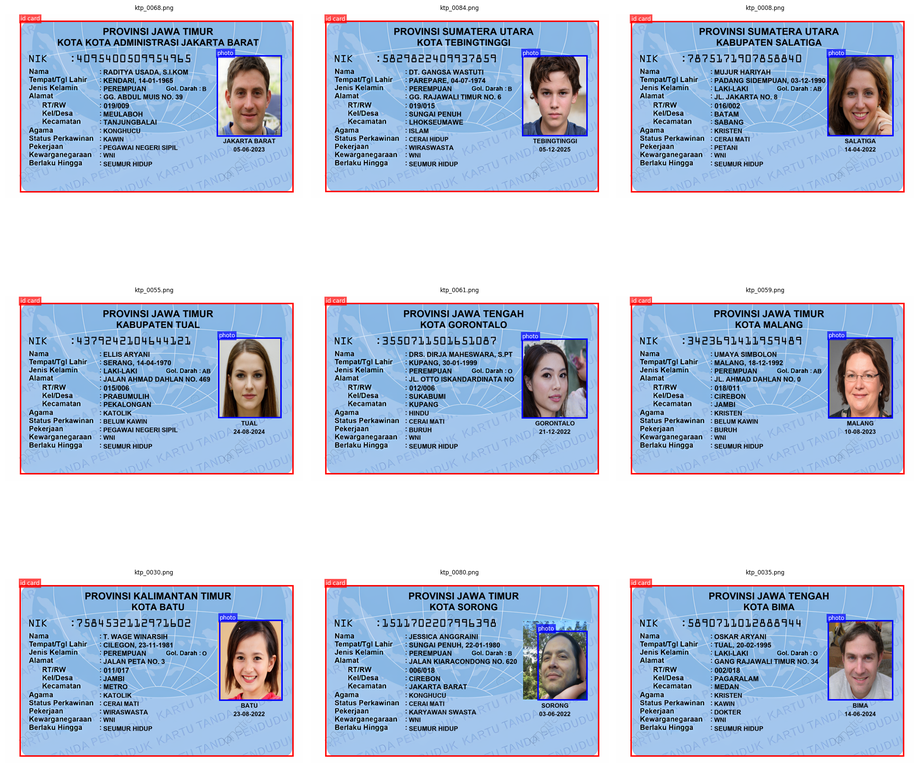
#> input picture images/sample_annotations.png, 919 x 768 px, shrunk from 2685 x 2242 before the run
$ python -i ocr_service.py   (imports and definitions only)
#> lines starting #> are read from the running program, lines starting #| are printed output that depends on the picture; after the words box and inside, x2 and y2 are one past the last pixel; in counts of white or black regions, pixels touching at a corner belong together
#> further down, picture is the input picture: shape (768, 919, 3); mean B, G, R 219.8, 199.6, 186.7
from __future__ import annotations

import logging
import re
import time
from dataclasses import dataclass, field, asdict
from typing import Optional
from enum import Enum

import cv2
import numpy as np
from paddleocr import PaddleOCR

logger = logging.getLogger()

class JenisKelamin(str, Enum):
    LAKI_LAKI = "LAKI-LAKI"
    PEREMPUAN = "PEREMPUAN"


class StatusPerkawinan(str, Enum):
    BELUM_KAWIN = "BELUM KAWIN"
    KAWIN       = "KAWIN"
    CERAI_HIDUP = "CERAI HIDUP"
    CERAI_MATI  = "CERAI MATI"


class Kewarganegaraan(str, Enum):
    WNI = "WNI"
    WNA = "WNA"


AGAMA_VALID: frozenset[str] = frozenset(
    ["ISLAM", "KRISTEN", "KATOLIK", "HINDU", "BUDDHA", "BUDHA", "KONGHUCU", "KEPERCAYAAN"]
)

OCR_DIGIT_FIX: dict[str, str] = {
    "O": "0", "o": "0",
    "I": "1", "l": "1",
    "Z": "2",
    "S": "5",
    "G": "6",
    "B": "8",
}

_RE = {
    "nik_valid":     re.compile(r"^\d{16}$"),
    "trig_nama":     re.compile(r"\bnama\b", re.IGNORECASE),
    "trig_ttl":      re.compile(r"\b(tempat|tgl|tanggal|lahir)\b", re.IGNORECASE),
    "trig_kelamin":  re.compile(r"\b(jenis\s*kelamin|kelamin)\b", re.IGNORECASE),
    "trig_darah":    re.compile(r"\bgol(ongan)?\s*(darah)?\b", re.IGNORECASE),
    "trig_alamat":   re.compile(r"^alamat\b", re.IGNORECASE),
    "trig_rtrw":     re.compile(r"\brt\s*/?\s*rw\b", re.IGNORECASE),
    "trig_kel":      re.compile(r"^(kel(urahan)?|desa)\b", re.IGNORECASE),
    "trig_kec":      re.compile(r"^kecamatan\b", re.IGNORECASE),
    "trig_agama":    re.compile(r"^agama\b", re.IGNORECASE),
    "trig_status":   re.compile(r"\bstatus\b", re.IGNORECASE),
    "trig_pek":      re.compile(r"\bpekerjaan\b", re.IGNORECASE),
    "trig_warga":    re.compile(r"\b(kewarganegaraan|warga)\b", re.IGNORECASE),
    "trig_berlaku":  re.compile(r"\bberlaku\b", re.IGNORECASE),
    "val_ttl":       re.compile(r"([A-Z][A-Z\s\-]+?),?\s*(\d{2}[-/]\d{2}[-/]\d{4})", re.IGNORECASE),
    "val_kelamin":   re.compile(r"(LAKI\s*-\s*LAKI|PEREMPUAN)", re.IGNORECASE),
    "val_gol_darah": re.compile(r"\b(AB|A|B|O)\b"),
    "val_rtrw":      re.compile(r"(\d{1,3})\s*/\s*(\d{1,3})"),
    "val_status":    re.compile(r"(BELUM\s+KAWIN|CERAI\s+HIDUP|CERAI\s+MATI|KAWIN)", re.IGNORECASE),
    "val_warga":     re.compile(r"\b(WNI|WNA)\b", re.IGNORECASE),
    "val_berlaku":   re.compile(r"(\d{2}[-/]\d{2}[-/]\d{4}|SEUMUR\s+HIDUP)", re.IGNORECASE),
    "val_date":      re.compile(r"\d{2}[-/]\d{2}[-/]\d{4}"),
    "strip_label":   re.compile(
        r"^(nama|alamat|kecamatan|pekerjaan|kewarganegaraan|agama|"
        r"kel(urahan)?(/desa)?|desa|rt\s*/?\s*rw|berlaku\s*(hingga)?)"
        r"[\s:./\-]*",
        re.IGNORECASE
    ),
}

_ALL_FIELDS: frozenset[str] = frozenset([
    "nik", "nama", "tempat_lahir", "tgl_lahir",
    "jenis_kelamin", "gol_darah", "alamat", "rt_rw",
    "kelurahan", "kecamatan", "agama", "status_perkawinan",
    "pekerjaan", "kewarganegaraan", "berlaku_hingga",
])

@dataclass
class KTPData:
    nik:               Optional[str] = None
    nama:              Optional[str] = None
    tempat_lahir:      Optional[str] = None
    tgl_lahir:         Optional[str] = None
    jenis_kelamin:     Optional[str] = None
    gol_darah:         Optional[str] = None
    alamat:            Optional[str] = None
    rt_rw:             Optional[str] = None
    kelurahan:         Optional[str] = None
    kecamatan:         Optional[str] = None
    agama:             Optional[str] = None
    status_perkawinan: Optional[str] = None
    pekerjaan:         Optional[str] = None
    kewarganegaraan:   Optional[str] = None
    berlaku_hingga:    Optional[str] = None
    confidence_avg:    float         = 0.0
    parse_warnings:    list[str]     = field(default_factory=list)

    def to_dict(self) -> dict:
        return {k: v for k, v in asdict(self).items()}

    # [4 lines left out: function completeness, not called in this run]

    def is_valid_nik(self) -> bool:
        return bool(self.nik and _RE["nik_valid"].match(self.nik))

class KTPOCRError(Exception):
    pass

class OCRPredictError(KTPOCRError):
    pass

def _fix_ocr_digit_noise(text: str) -> str:
    return "".join(OCR_DIGIT_FIX.get(c, c) for c in text)

def _strip_label(text: str) -> str:
    return _RE["strip_label"].sub("", text).strip()

# [6 lines left out: function _next_nonempty, not called in this run]

def _normalize_date(raw: str) -> str:
    return raw.replace("/", "-")

def _clean_name(raw: str) -> str:
    cleaned = re.sub(r"[^A-Za-z\s'\-]", "", raw).strip()
    return " ".join(w.capitalize() for w in cleaned.split())

# [176 lines left out: functions _parse_ktp_texts, _post_validate, not called in this run]

def _preprocess_image(image: np.ndarray) -> np.ndarray:
    if len(image.shape) == 3:
        gray = cv2.cvtColor(image, cv2.COLOR_BGR2GRAY)
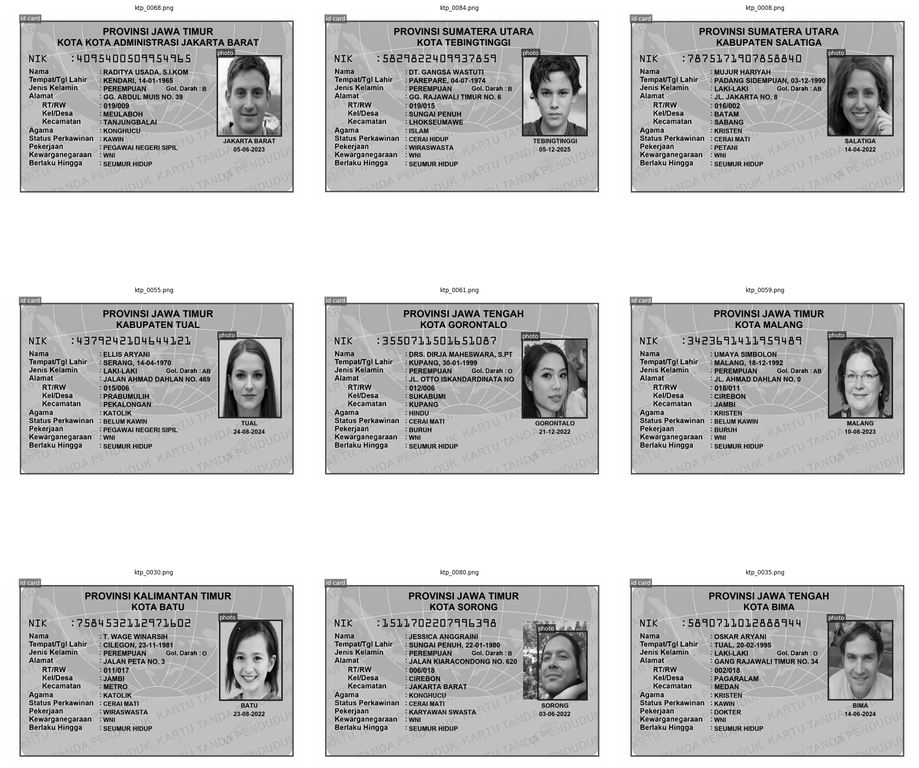
#> gray: shape (768, 919); min 0, max 255, mean 198
    else:
        gray = image.copy()

    denoised  = cv2.bilateralFilter(gray, d=9, sigmaColor=75, sigmaSpace=75)
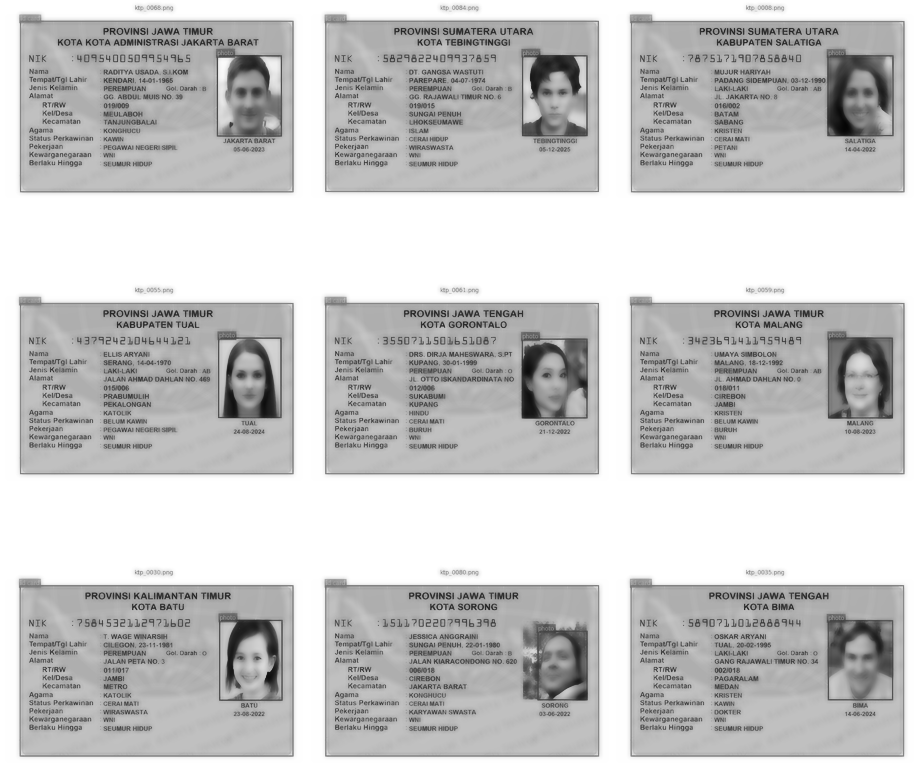
#> denoised: shape (768, 919); min 5, max 255, mean 199.2
    clahe     = cv2.createCLAHE(clipLimit=2.0, tileGridSize=(8, 8))
    equalized = clahe.apply(denoised)
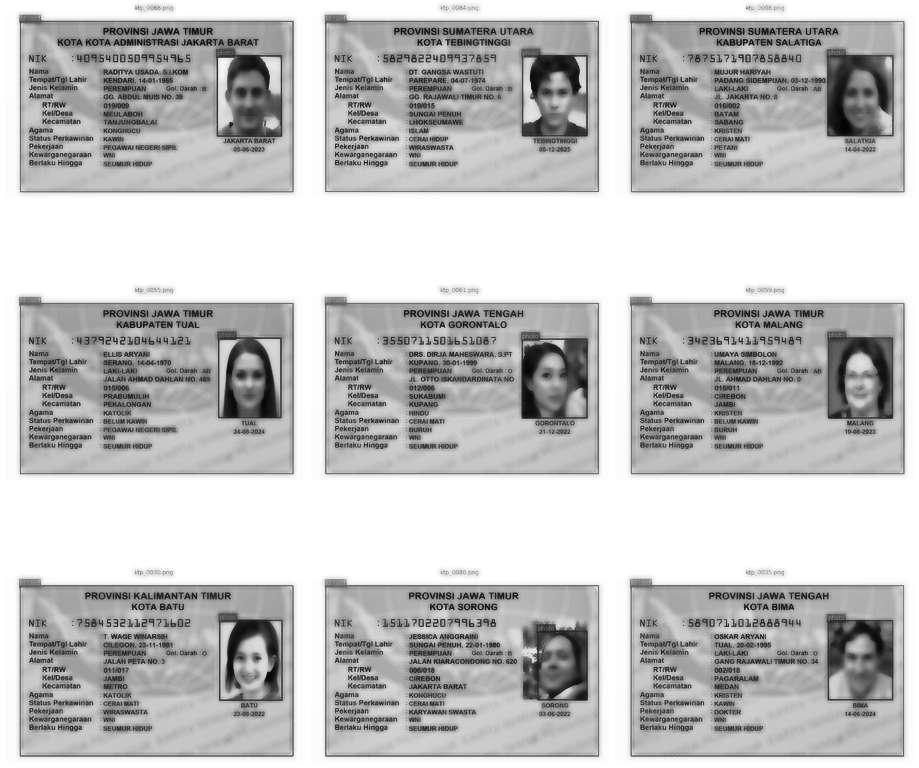
#> equalized: shape (768, 919); min 3, max 255, mean 193.7
    _, binary = cv2.threshold(equalized, 0, 255, cv2.THRESH_BINARY + cv2.THRESH_OTSU)
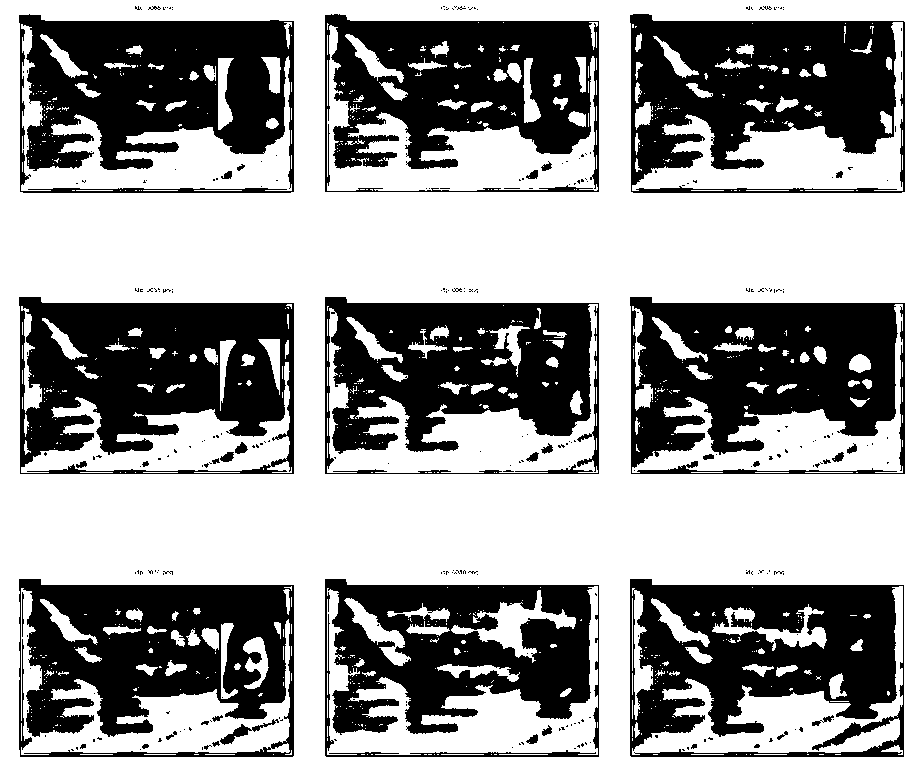
#> binary: shape (768, 919); 60.3% white; 311 black regions (270 under 20 px), largest, box (x1, y1, x2, y2) and area: (19, 297, 294, 474) 32868, (630, 297, 905, 474) 32137, (630, 14, 905, 193) 31672
    deskewed  = _deskew(binary)

    return cv2.cvtColor(deskewed, cv2.COLOR_GRAY2RGB)


def _deskew(image: np.ndarray) -> np.ndarray:
    coords = np.column_stack(np.where(image > 0))
#> coords = 425374 pairs, first value 0 to 767, second value 0 to 918
    if len(coords) < 100:
        return image

    angle = cv2.minAreaRect(coords)[-1]
#> angle = -90
    if angle < -45:
        angle = 90 + angle
#> angle = 0
    elif angle > 45:
        angle = angle - 90

    if abs(angle) < 0.5 or abs(angle) > 10:
        return image

    h, w   = image.shape[:2]
    center = (w // 2, h // 2)
    M      = cv2.getRotationMatrix2D(center, angle, 1.0)
    return cv2.warpAffine(image, M, (w, h), flags=cv2.INTER_CUBIC, borderMode=cv2.BORDER_REPLICATE)

class OCRService:

    # [60 lines left out: functions __init__, extract_from_file, extract_from_array, _run_ocr, not called in this run]

>>> import cv2
>>> picture = cv2.imread('../images/sample_annotations.png')
>>> result = _preprocess_image(picture)

$ run again, on images/viz_aug_ktp_0035.png
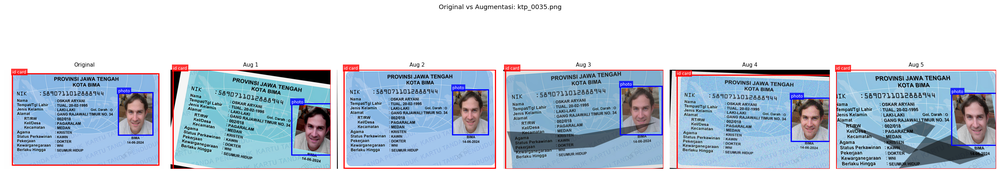
#> input picture images/viz_aug_ktp_0035.png, 1000 x 173 px, shrunk from 2867 x 496 before the run
#> picture is the input picture: shape (173, 1000, 3); mean B, G, R 216.6, 203.3, 191.6
#> in _preprocess_image, `equalized = clahe.apply(denoised)`:
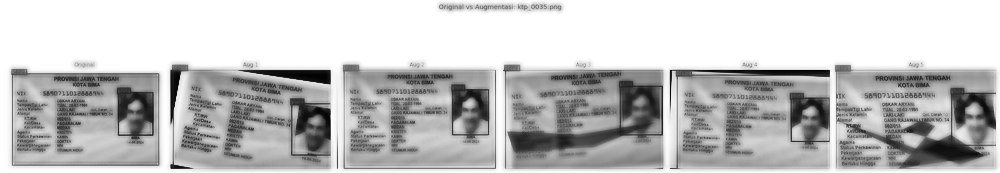
#> equalized: shape (173, 1000); min 2, max 255, mean 193.2
#> in _preprocess_image, `_, binary = cv2.threshold(equalized, 0, 255, cv2.THRESH_BINARY + cv2.T..`:
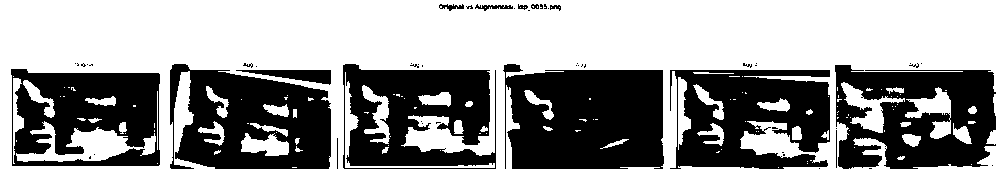
#> binary: shape (173, 1000); 58.6% white; 54 black regions (38 under 20 px), largest, box (x1, y1, x2, y2) and area: (503, 64, 664, 169) 14600, (170, 64, 331, 169) 11714, (835, 65, 996, 169) 11664
#> coords = 101310 pairs, first value 0 to 172, second value 0 to 999
#> in _deskew, `angle = cv2.minAreaRect(coords)[-1]`: angle = -90
#> in _deskew, `angle = 90 + angle`: angle = 0

$ run again, on images/viz_aug_ktp_0091.png
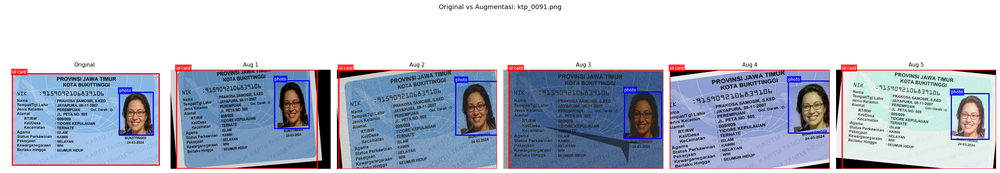
#> input picture images/viz_aug_ktp_0091.png, 1000 x 173 px, shrunk from 2867 x 496 before the run
#> picture is the input picture: shape (173, 1000, 3); mean B, G, R 205.2, 190.9, 184.3
#> in _preprocess_image, `equalized = clahe.apply(denoised)`:
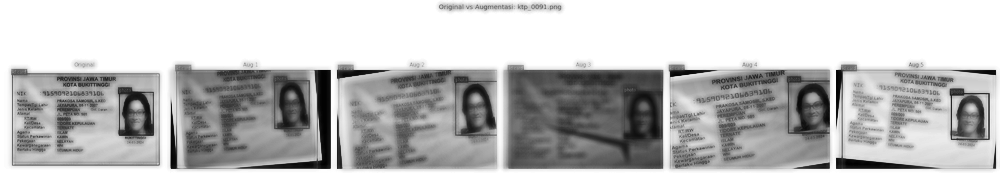
#> equalized: shape (173, 1000); min 1, max 255, mean 187.4
#> in _preprocess_image, `_, binary = cv2.threshold(equalized, 0, 255, cv2.THRESH_BINARY + cv2.T..`:
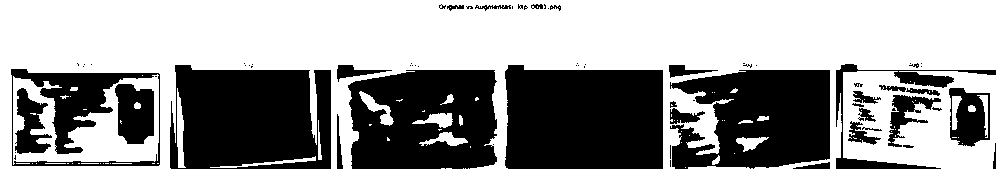
#> binary: shape (173, 1000); 59.7% white; 73 black regions (41 under 20 px), largest, box (x1, y1, x2, y2) and area: (505, 65, 663, 169) 15569, (170, 65, 331, 169) 14520, (348, 70, 497, 169) 12418
#> coords = 103332 pairs, first value 0 to 172, second value 0 to 999
#> in _deskew, `angle = cv2.minAreaRect(coords)[-1]`: angle = -90
#> in _deskew, `angle = 90 + angle`: angle = 0
